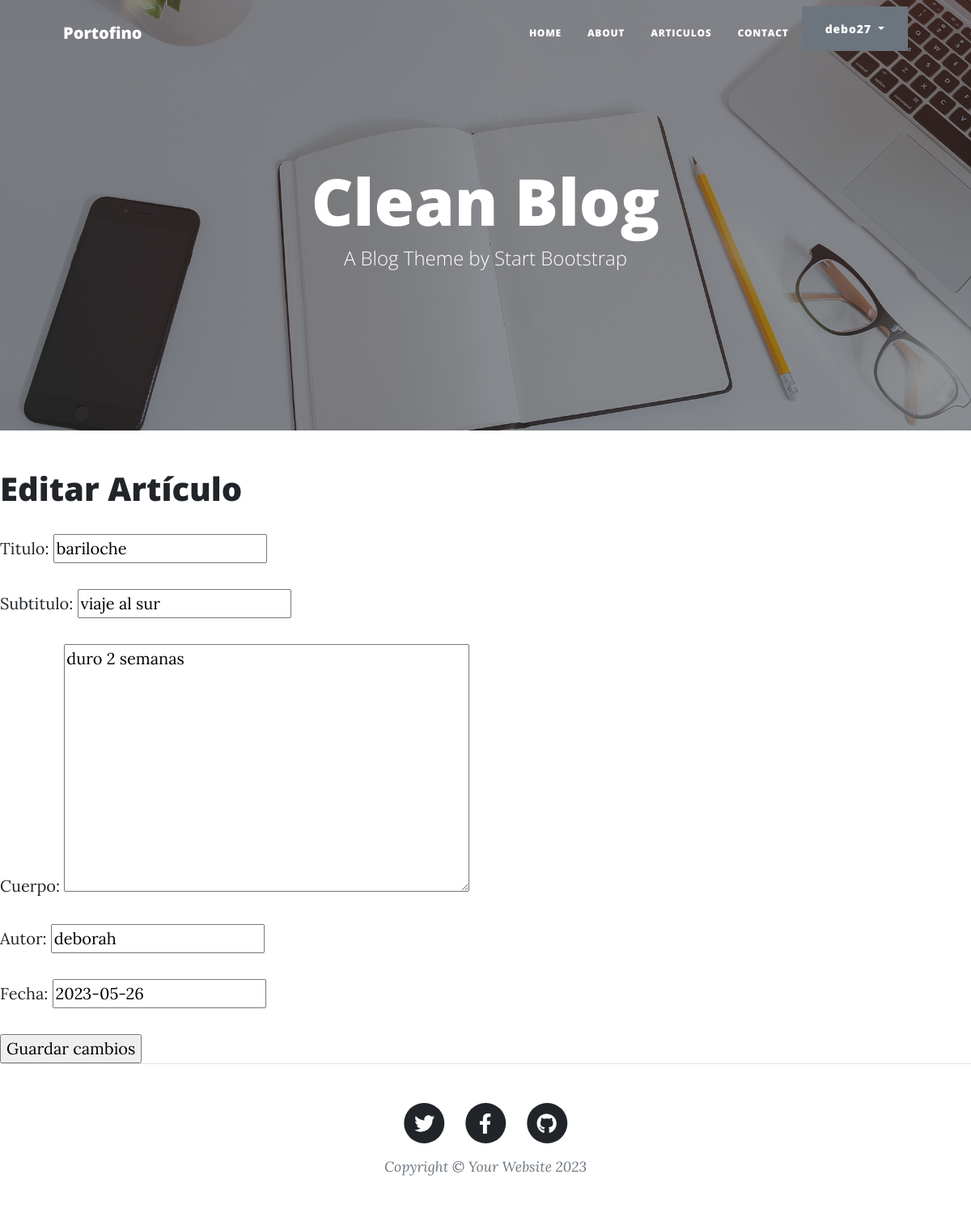
The page /AppBlog/editar-articulo/8/ (signed in) on the database its author committed.
### AppBlog/models.py (models this page shows)
class Articulo(models.Model):
    titulo = models.CharField(max_length=64)
    subtitulo= models.CharField(max_length=150)
    cuerpo= models.TextField()
    Autor = models.CharField(max_length=64)
    fecha= models.DateField(null=True)
    creador = models.ForeignKey(User, on_delete=models.SET_NULL, null=True)

### AppBlog/views.py (the view)
# urls.py: path('editar-articulo/<int:id>/', views.editar_articulo, name="editar_articulo"),
@login_required
def editar_articulo(request, id):
    articulo = get_object_or_404(Articulo, id=id)
    if request.method == "POST":
        formulario = CrearArticulo(request.POST)
        if formulario.is_valid():
             data = formulario.cleaned_data
             articulo.titulo = data["titulo"]
             articulo.subtitulo = data["subtitulo"]
             articulo.cuerpo = data["cuerpo"]
             articulo.Autor = data["Autor"]
             articulo.fecha = data["fecha"]
             articulo.save()
             url_exitosa = reverse('ListaArticulos')
             return redirect(url_exitosa)
    else:  # GET
        inicial = {
            'titulo': articulo.titulo,
            'subtitulo': articulo.subtitulo,
            'cuerpo': articulo.cuerpo,
            'Autor': articulo.Autor,
            'fecha': articulo.fecha,
        }
        formulario = CrearArticulo(initial=inicial)
    return render(
        request=request,
        template_name='AppBlog/editar_articulo.html',
        context={'formulario': formulario},
    )

### AppBlog/forms.py
class CrearArticulo(forms.Form):
    titulo = forms.CharField(max_length=64)
    subtitulo= forms.CharField(max_length=150)
    cuerpo= forms.CharField(widget=forms.Textarea())
    Autor = forms.CharField(max_length=64)
    fecha= forms.DateField(required=False)

### AppBlog/templates/AppBlog/editar_articulo.html (shortened to what this page needs)
{% extends "AppBlog/padre.html" %}
{% load static %}
{% block contenidoQueCambia %}
  <section>
    <div>
      <h1>Editar Artículo</h1>
      <form method="POST" action="">
        {{ formulario.as_p }}
        <input type="submit" value="Guardar cambios">
      </form>
    </div>
  </section>
{% endblock %}

### AppBlog/templates/AppBlog/padre.html (shortened to what this page needs)
{% load static %}
<!DOCTYPE html>
<html lang="en">
    <head>
        {% load static %}
        <link href="{% static 'css/styles.css' %}" rel="stylesheet" />
    </head>
    <body>
        <nav class="navbar navbar-expand-lg navbar-light" id="mainNav">
            <div class="container px-4 px-lg-5">
                <a class="navbar-brand" href="{% url 'home' %}">Portofino</a>
                <div class="collapse navbar-collapse" id="navbarResponsive">
                    <ul class="navbar-nav ms-auto py-4 py-lg-0">
                        <li class="nav-item"><a class="nav-link px-lg-3 py-3 py-lg-4" href="{% url 'home' %}">Home</a></li>
                        <li class="nav-item"><a class="nav-link px-lg-3 py-3 py-lg-4" href="{% url 'about' %}">About</a></li>
                        <li class="nav-item"><a class="nav-link px-lg-3 py-3 py-lg-4" href="{% url 'ListaArticulos' %}">Articulos</a></li>
                        <li class="nav-item"><a class="nav-link px-lg-3 py-3 py-lg-4" href="contact.html">Contact</a></li>
                        {% if user.is_authenticated %}
                        <div class="dropdown">
                            <button class="btn btn-secondary dropdown-toggle" type="button" id="dropdownMenuButton1" data-bs-toggle="dropdown" aria-expanded="false">
                                <div style="display: inline-flex;">
                                    <span>{{ user.username }}</span>
                                </div>
                            </button>
                            </div>
                        </div>
                        {% else %}
                        <li class="nav-item"><a type="button" class="btn btn-dark" href="{% url 'login' %}">Iniciar Sesion</a></li>
                        <li class="nav-item"><a type="button" class="btn btn-primary" href="{% url 'registro' %}">Registrarme</a></li>
                        {% endif %}
                </div>
        </nav>
        <header class="masthead" style="background-image: url('assets/img/home-bg.jpg')">
            <div class="container position-relative px-4 px-lg-5">
                <div class="row gx-4 gx-lg-5 justify-content-center">
                    <div class="col-md-10 col-lg-8 col-xl-7">
                        <div class="site-heading">
                            <h1>Clean Blog</h1>
                            <span class="subheading">A Blog Theme by Start Bootstrap</span>
                        </div>
                    </div>
                </div>
            </div>
        </header>
        {% block contenidoQueCambia %}
        {% endblock %}
        <footer class="border-top">
            <div class="container px-4 px-lg-5">
                <div class="row gx-4 gx-lg-5 justify-content-center">
                    <div class="col-md-10 col-lg-8 col-xl-7">
                        <ul class="list-inline text-center">
                            <li class="list-inline-item">
                                <a href="#!">
                                    <span class="fa-stack fa-lg">
                                        <i class="fas fa-circle fa-stack-2x"></i>
                                        <i class="fab fa-twitter fa-stack-1x fa-inverse"></i>
                                    </span>
                                </a>
                            </li>
                            <li class="list-inline-item">
                                <a href="#!">
                                    <span class="fa-stack fa-lg">
                                        <i class="fas fa-circle fa-stack-2x"></i>
                                        <i class="fab fa-facebook-f fa-stack-1x fa-inverse"></i>
                                    </span>
                                </a>
                            </li>
                            <li class="list-inline-item">
                                <a href="#!">
                                    <span class="fa-stack fa-lg">
                                        <i class="fas fa-circle fa-stack-2x"></i>
                                        <i class="fab fa-github fa-stack-1x fa-inverse"></i>
                                    </span>
                                </a>
                            </li>
                        </ul>
                        <div class="small text-center text-muted fst-italic">Copyright &copy; Your Website 2023</div>
                    </div>
                </div>
            </div>
        </footer>
    </body>
</html>

### rows shown on the page
Articulo: titulo "bariloche", subtitulo "viaje al sur", cuerpo "duro 2 semanas", Autor "deborah", fecha "2023-05-26"

### other values the page prints
{{ user.username }} "debo27"
